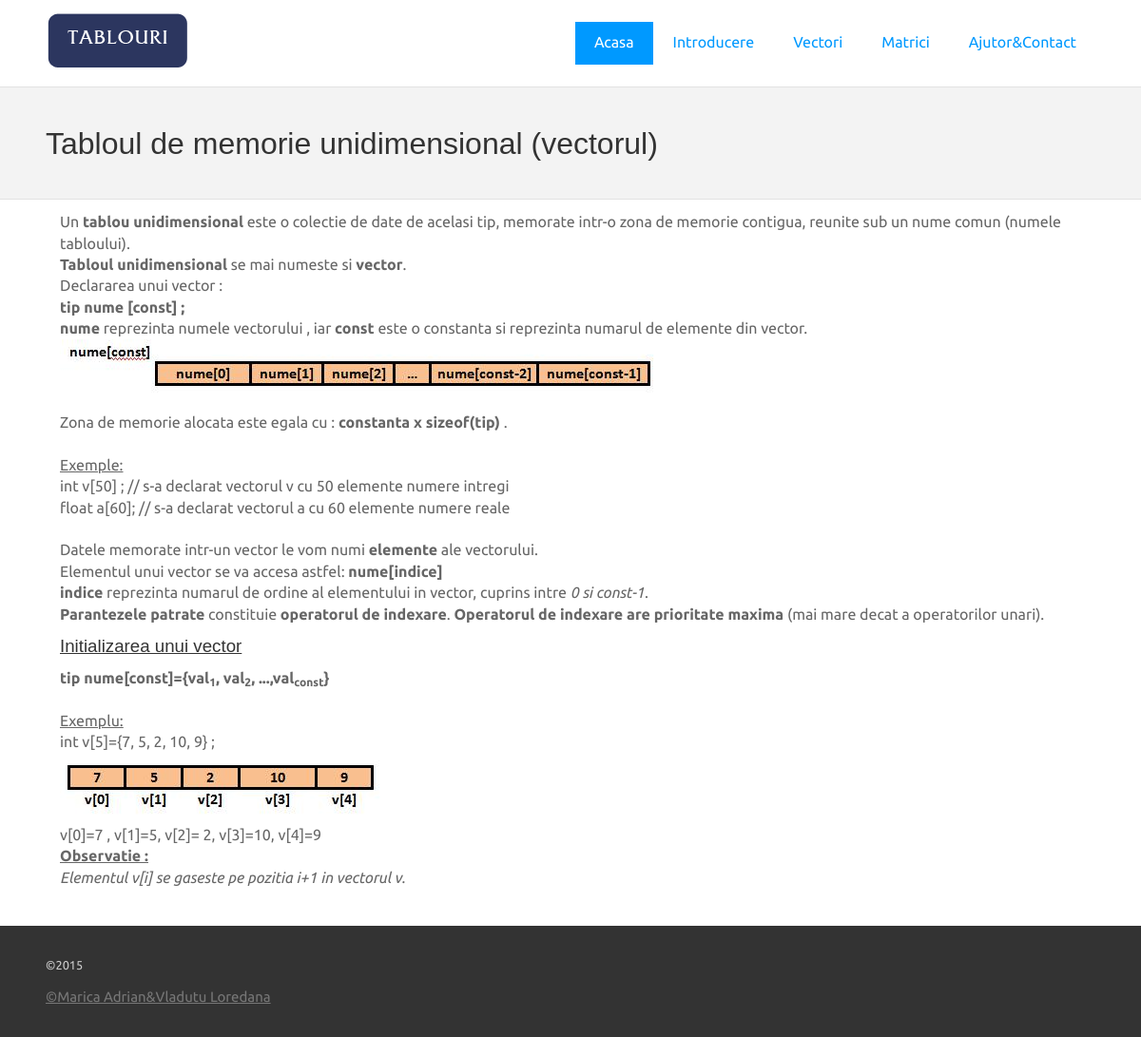
/introducere.php?id=3, run on the app's committed database.
### tables this page shows
CREATE TABLE IF NOT EXISTS `introducere` (
`id` int(11) NOT NULL,
  `titlu` varchar(255) NOT NULL,
  `continut` text NOT NULL,
  `ismain` enum('Da','Nu') NOT NULL DEFAULT 'Da',
  `img1` varchar(255) NOT NULL,
  `img2` varchar(255) NOT NULL,
  `img3` varchar(255) NOT NULL,
  `img4` varchar(255) NOT NULL
);

### includes/meniu.php (the view, shortened to what this page needs)
<nav id="topnav" role="navigation">
         <ul class="srt-menu" id="menu-main-navigation">
             <li class="current"><a href="index.php">Acasa</a></li>
             <li><a href="introducere.php">Introducere</a></li>
             <li><a href="#">Vectori</a>
             </li>
             <li>
                 <a href="#">Matrici</a>
             </li>
             <li>
                 <a href="contact.php">Ajutor&amp;Contact</a>
             </li>
         </ul>
	</nav>

### introducere.php (shortened to what this page needs)
<!DOCTYPE html>
 <html class="no-js">
<head>
<?php require_once 'includes/antet.php'; ?>
</head>
<body id="home">
    <header class="wrapper clearfix">
        <div id="banner">
        	<div id="logo"><a href="basic.html"><img src="images/logo.png" alt="logo"></a></div>
        </div>
        <?php require_once("includes/meniu.php"); ?>
    </header>
<section id="page-header" class="clearfix">
    <?php
	 if(!isset($_GET['id'])){$query="select * from introducere where ismain='Da'";}
	 else{
	    $id = $_GET['id'];
	 	$query="select * from introducere where id='$id'";}
     $mquery=mysql_query($query);
     while($row=mysql_fetch_array($mquery)){
	$titlu= $row['titlu'];
	$continut = $row['continut'];
	$img1 = $row['img1'];
	$img2 = $row['img2'];
	$img3 = $row['img3'];
	$img4 = $row['img4'];
	$imgr = array('$img1','$img2','$img3','$img4');
	$imgra = array($img1,$img2,$img3,$img4);
	$continut = str_replace($imgr, $imgra, $continut);
	 ?>
	 	<?php } ?>
<div class="wrapper">
	<h1><?php if(mysql_num_rows($mquery) > 0) {echo $titlu;}else{echo " Nu s-a gasit articolul cautat !";} ?></h1>
    </div>
</section>
<div class="wrapper" id="main">
	<?php if(!isset($_GET['id'])){ ?><section id="content"> <?php } else { ?> <section id="coloana" class="grid_12"> <?php } ?>
                <?php echo $continut; ?><br />
</section>
  </div>
<?php require_once("includes/subsol.php"); ?>
</body>
</html>

### css/style.css (style rules this page uses)
body { color:#666; font-family:'Ubuntu', Arial, Helvetica, sans-serif; font-size:1em; line-height:1.4em; font-weight:normal; }
h1, h2, h3, h4, h5, h6 { font-weight:normal; font-family:'Droid Serif', Arial, Helvetica, sans-serif; line-height:1.5em; margin:.45em 0; padding:0; }
a, a:visited, a:active, a:hover { color:#0099ff; }
* { box-sizing:border-box; -moz-box-sizing:border-box; }
.wrapper { width: 92%; margin: 0 auto; }
header { padding:15px 0; }
#banner { text-align:center; }
#hero, #page-header { background:#f3f3f3; border-top:1px solid #e2e2e2; border-bottom:1px solid #e2e2e2; padding:20px 0; }
img { max-width:100%; height:auto; }
.srt-menu { display:none; }
.srt-menu { clear:both; margin-bottom:60px; }
.srt-menu li a { background:#dadada; display:block; margin:1px 0; padding:10px; text-decoration:none; }
.grid_1, .grid_2, .grid_3, .grid_4, .grid_5, .grid_6, .grid_7, .grid_8, .grid_9, .grid_10, .grid_11, .grid_12 { margin-bottom:40px; position: relative; min-height: 1px; padding-left: 15px; padding-right: 15px; }
body { background:#fff; }
h1, h2, h3, h4, h5, h6 { color:#333; }
.clearfix:before, .clearfix:after, .row:before, .row:after { content: " "; display: table; }
.clearfix:after, .container:after, .row:after { clear: both; }
@media only screen and (min-width: 481px) { #banner { float:left; text-align:left; margin-bottom:-20px; } }
@media only screen and (min-width: 920px) { .wrapper { max-width: 1200px; margin: .75em auto; } }
@media only screen and (min-width: 920px) { #banner { float:left; text-align:left; margin-bottom:0px; } }
@media only screen and (min-width: 920px) { header { padding:0; } }
@media only screen and (min-width: 920px) { #menu-main-navigation { display:block; } }
@media only screen and (min-width: 920px) { .srt-menu, .srt-menu * { margin: 0; padding: 0; list-style: none; } }
@media only screen and (min-width: 920px) { .srt-menu li { float: left; position: relative; margin-left:1px; } }
@media only screen and (min-width: 920px) { .srt-menu a { display: block; position: relative; } }
@media only screen and (min-width: 920px) { #topnav, .srt-menu { float:right; margin: .35em 0 0 0; } }
@media only screen and (min-width: 920px) { .srt-menu a { text-decoration:none; } }
@media only screen and (min-width: 920px) { .srt-menu li a { background:#fff; margin:0; padding:10px 20px; height:45px; } }
@media only screen and (min-width: 920px) { .srt-menu a, .srt-menu a:visited { color: #0099ff; } }
@media only screen and (min-width: 920px) { .srt-menu li:hover > a, .srt-menu li.current a { color:#fff; background:#0099ff; } }
@media only screen and (min-width: 920px) { .grid_12 { width: 100%; } }
@media only screen and (min-width: 920px) { .grid_1, .grid_2, .grid_3, .grid_4, .grid_5, .grid_6, .grid_7, .grid_8, .grid_9, .grid_10, .grid_11, .grid_12 { float: left; display: block; } }

### data on the page
introducere: titlu "Tabloul de memorie unidimensional (vectorul)", continut "Un tablou unidimensional este o colectie de date de acelasi tip, memorate intr-o zona de memorie contigua, reunite sub un nume comun (numele tabloului). Tabloul unidimensional se mai numeste si vector . Declararea unui vector : tip nume [const] ; nume reprezinta numele vectorului , iar const este o constanta si reprezinta numarul de elemente din vector. Zona de memorie alocata este egala cu : constanta x sizeof(tip) . Exemple: int v[50] ; // s-a declarat vectorul v cu 50 elemente numere intregi float a[60]; // s-a declarat vectorul a cu 60 elemente numere reale Datele memorate intr-un vector le vom numi elemente ale vectorului. Elementul unui vector se va accesa astfel: nume[indice] indice…", continut (picture)
